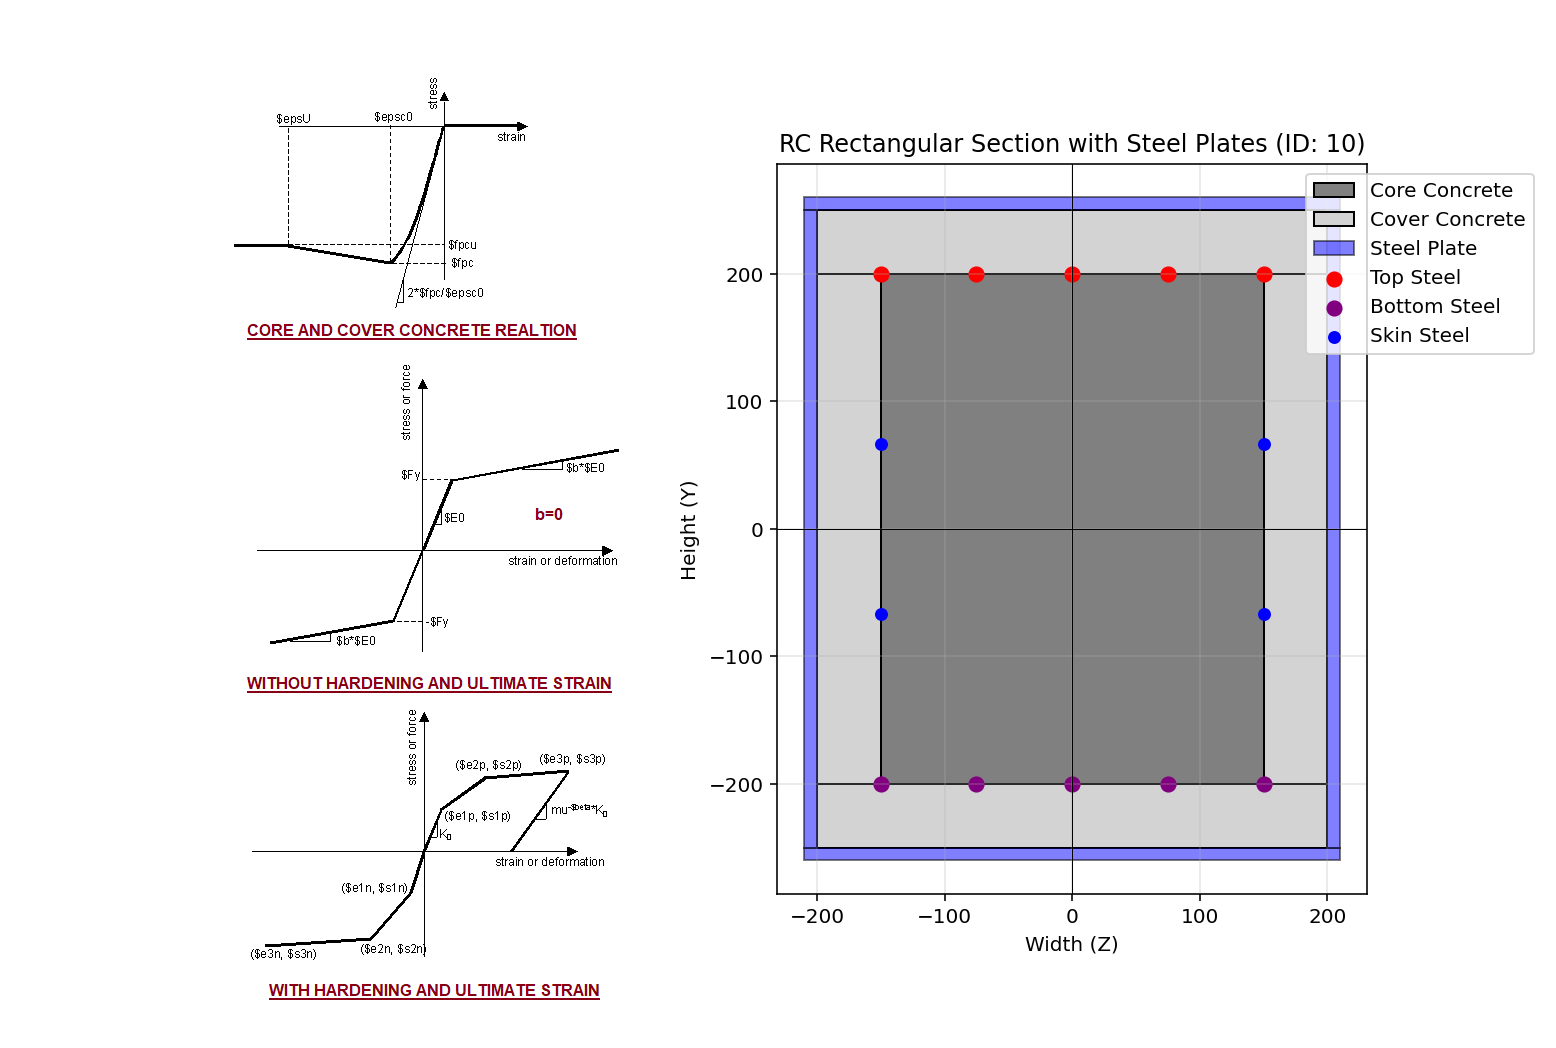

This chart was generated by the following Python code:
#----------------------------------------------------------------------    
# CONFINED CONCRETE FIBER RECTANGULAR WITH PLATE SECTION - QUAD FIBERS
#----------------------------------------------------------------------
import openseespy.opensees as ops
def CONCRETE_CONFINED_REC_PLATE_SECTION_QUAD(id, HSec, BSec, coverH, coverB, coreID, coverID, steelID, steelPlateID,
                                      numBarsTop, barAreaTop, numBarsBot, barAreaBot, numBarsIntTot, barAreaInt,
                                      plateThickness=10.0, PLOT=True, CONCRETE_DENSITY=2500/1e9, STEEL_DENSITY=7850/1e9):
    """
    Creates a rectangular reinforced concrete fiber section with surrounding steel plates in OpenSees and plots it using matplotlib.
    Uses plt.Rectangle() for concrete and steel plates, and plt.scatter() for reinforcement bars.

    Parameters:
    id (int): Section tag identifier
    HSec (float): Height of the section
    BSec (float): Width of the section
    coverH (float): Cover thickness in the height direction
    coverB (float): Cover thickness in the width direction
    coreID (int): Material tag for confined core concrete
    coverID (int): Material tag for unconfined cover concrete
    steelID (int): Material tag for reinforcing steel
    steelPlateID (int): Material tag for the steel plates
    numBarsTop (int): Number of top reinforcing bars
    barAreaTop (float): Cross-sectional area of each top reinforcing bar
    numBarsBot (int): Number of bottom reinforcing bars
    barAreaBot (float): Cross-sectional area of each bottom reinforcing bar
    numBarsIntTot (int): Total number of intermediate reinforcing bars
    barAreaInt (float): Cross-sectional area of each intermediate reinforcing bar
    plateThickness (float): Thickness of the steel plates (default=10.0)
    PLOT (bool): Whether to plot the section (default=True)
    CONCRETE_DENSITY (float): Density of concrete (default=2500 kg/m³ converted to consistent units)
    STEEL_DENSITY (float): Density of steel (default=7850 kg/m³ converted to consistent units)
    """
    #import openseespy.opensees as ops
    import matplotlib.pyplot as plt
    import numpy as np
    from matplotlib.patches import Rectangle
    # Number of fibers
    nfCoreY = 10  # Number of fibers in core (y-direction)
    nfCoreZ = 5   # Number of fibers in core (z-direction)
    nfCoverY = 2  # Number of fibers in cover (y-direction)
    nfCoverZ = 2  # Number of fibers in cover (z-direction)
    
    # Calculate mass
    MASS = HSec * BSec * CONCRETE_DENSITY + (numBarsTop * barAreaTop + numBarsBot * barAreaBot + numBarsIntTot * barAreaInt) * STEEL_DENSITY 
    
    # Calculate dimensions
    coverY = HSec / 2.0  # Distance from the section z-axis to the edge of the cover concrete
    coverZ = BSec / 2.0  # Distance from the section y-axis to the edge of the cover concrete
    coreY = coverY - coverH  # Distance from the section z-axis to the edge of the core concrete
    coreZ = coverZ - coverB  # Distance from the section y-axis to the edge of the core concrete
    numBarsInt = numBarsIntTot // 2  # Number of intermediate bars per side
    DD = (HSec - 2 * coverH) / (numBarsIntTot - 1)  # Spacing between intermediate bars

    # Define the fiber section
    ops.section('Fiber', id)

    # Define the core patch
    ops.patch('quad', coreID, nfCoreZ, nfCoreY, -coreY, coreZ, -coreY, -coreZ, coreY, -coreZ, coreY, coreZ)

    # Define the four cover patches
    ops.patch('quad', coverID, 2, nfCoverY, -coverY, coverZ, -coreY, coreZ, coreY, coreZ, coverY, coverZ)  # Top cover
    ops.patch('quad', coverID, 2, nfCoverY, -coreY, -coreZ, -coverY, -coverZ, coverY, -coverZ, coreY, -coreZ)  # Bottom cover
    ops.patch('quad', coverID, nfCoverZ, 2, -coverY, coverZ, -coverY, -coverZ, -coreY, -coreZ, -coreY, coreZ)  # Left cover
    ops.patch('quad', coverID, nfCoverZ, 2, coreY, coreZ, coreY, -coreZ, coverY, -coverZ, coverY, coverZ)  # Right cover

    # Define reinforcing layers
    ops.layer('straight', steelID, numBarsInt, barAreaInt, -coreY+DD, coreZ, coreY-DD, coreZ)  # Intermediate skin reinforcement (+z)
    ops.layer('straight', steelID, numBarsInt, barAreaInt, -coreY+DD, -coreZ, coreY-DD, -coreZ)  # Intermediate skin reinforcement (-z)
    ops.layer('straight', steelID, numBarsTop, barAreaTop, coreY, coreZ, coreY, -coreZ)  # Top layer reinforcement
    ops.layer('straight', steelID, numBarsBot, barAreaBot, -coreY, coreZ, -coreY, -coreZ)  # Bottom layer reinforcement

    # Define steel plates
    plateY = coverY + plateThickness  # Outer edge of the steel plates in the y-direction
    plateZ = coverZ + plateThickness  # Outer edge of the steel plates in the z-direction
    ops.patch('quad', steelPlateID, 2, 2, -plateY, plateZ, -coverY, coverZ, coverY, coverZ, plateY, plateZ)  # Top plate
    ops.patch('quad', steelPlateID, 2, 2, -coverY, -coverZ, -plateY, -plateZ, plateY, -plateZ, coverY, -coverZ)  # Bottom plate
    ops.patch('quad', steelPlateID, 2, 2, -plateY, coverZ, -plateY, -coverZ, -coverY, -coverZ, -coverY, coverZ)  # Left plate
    ops.patch('quad', steelPlateID, 2, 2, coverY, coverZ, coverY, -coverZ, plateY, -coverZ, plateY, coverZ)  # Right plate

    # Plotting the section
    if PLOT:
        fig, ax = plt.subplots(figsize=(10, 6))
        
        # Core concrete (grey)
        core_width = 2 * coreZ
        core_height = 2 * coreY
        ax.add_patch(Rectangle((-coreZ, -coreY), core_width, core_height, 
                    facecolor='grey', edgecolor='black', label='Core Concrete'))
        
        # Cover concrete (lightgrey)
        # Top cover
        ax.add_patch(Rectangle((-coverZ, coreY), 2 * coverZ, coverH, 
                    facecolor='lightgrey', edgecolor='black', label='Cover Concrete'))
        # Bottom cover
        ax.add_patch(Rectangle((-coverZ, -coreY - coverH), 2 * coverZ, coverH, 
                    facecolor='lightgrey', edgecolor='black'))
        # Left cover
        ax.add_patch(Rectangle((-coverZ, -coreY), coverB, 2 * coreY, 
                    facecolor='lightgrey', edgecolor='black'))
        # Right cover
        ax.add_patch(Rectangle((coreZ, -coreY), coverB, 2 * coreY, 
                    facecolor='lightgrey', edgecolor='black'))

        # Steel plates (blue)
        # Top plate
        ax.add_patch(Rectangle((-plateZ, coverY), 2 * plateZ, plateThickness, 
                    facecolor='blue', edgecolor='black', alpha=0.5, label='Steel Plate'))
        # Bottom plate
        ax.add_patch(Rectangle((-plateZ, -coverY - plateThickness), 2 * plateZ, plateThickness, 
                    facecolor='blue', edgecolor='black', alpha=0.5))
        # Left plate
        ax.add_patch(Rectangle((-plateZ, -coverY), plateThickness, 2 * coverY, 
                    facecolor='blue', edgecolor='black', alpha=0.5))
        # Right plate
        ax.add_patch(Rectangle((coverZ, -coverY), plateThickness, 2 * coverY, 
                    facecolor='blue', edgecolor='black', alpha=0.5))

        # Reinforcement visualization --------------------------------------------
        # Top bars
        z_top = np.linspace(-coreZ, coreZ, numBarsTop)
        ax.scatter(z_top, [coreY] * numBarsTop, s=50, c='red', marker='o', label='Top Steel')

        # Bottom bars
        z_bot = np.linspace(-coreZ, coreZ, numBarsBot)
        ax.scatter(z_bot, [-coreY] * numBarsBot, s=50, c='purple', marker='o', label='Bottom Steel')

        # Intermediate bars (sides)
        y_int = np.linspace(-coreY + DD, coreY - DD, numBarsIntTot // 2)
        ax.scatter([coreZ] * len(y_int), y_int, s=30, c='blue', marker='o', label='Skin Steel')
        ax.scatter([-coreZ] * len(y_int), y_int, s=30, c='blue', marker='o')

        # Plot formatting
        ax.set_aspect('equal')
        ax.set_xlabel('Width (Z)')
        ax.set_ylabel('Height (Y)')
        ax.set_title(f'RC Rectangular Section with Steel Plates (ID: {id})')
        ax.grid(True, alpha=0.3)
        ax.axhline(0, color='black', lw=0.5)
        ax.axvline(0, color='black', lw=0.5)
        ax.legend(loc='upper right', bbox_to_anchor=(1.3, 1))
        plt.tight_layout()
        plt.show()

    return HSec, MASS
